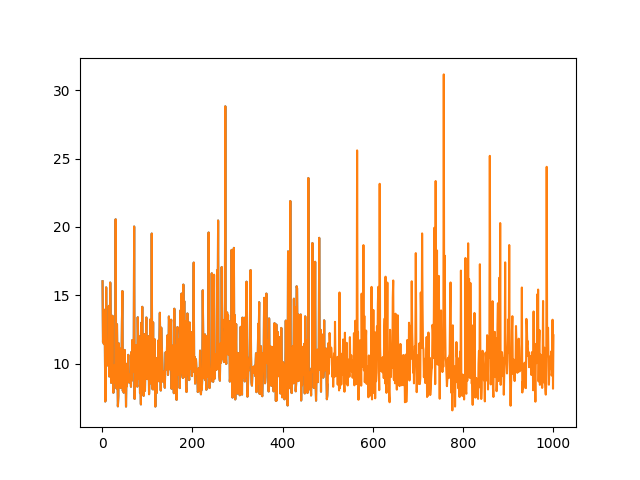

This figure's Python source:
"""
A simple version of OpenAI's Proximal Policy Optimization (PPO). [https://arxiv.org/abs/1707.06347]
Distributing workers in parallel to collect data, then stop worker's roll-out and train PPO on collected data.
Restart workers once PPO is updated.
The global PPO updating rule is adopted from DeepMind's paper (DPPO):
Emergence of Locomotion Behaviours in Rich Environments (Google Deepmind): [https://arxiv.org/abs/1707.02286]
View more on my tutorial website: https://morvanzhou.github.io/tutorials
Dependencies:
tensorflow r1.3
gym 0.9.2
"""

import tensorflow as tf
import numpy as np
import matplotlib.pyplot as plt
import gym, threading, queue
from env import Reacher


EP_MAX = 1000
EP_LEN = 20
N_WORKER = 1                # parallel workers
GAMMA = 0.9                 # reward discount factor
A_LR = 0.0001               # learning rate for actor
C_LR = 0.0002               # learning rate for critic
MIN_BATCH_SIZE = 10         # minimum batch size for updating PPO
UPDATE_STEP = 3            # loop update operation n-steps
EPSILON = 0.2               # for clipping surrogate objective
# GAME = 'Pendulum-v0'
S_DIM, A_DIM = 10, 3         # state and action dimension


class PPO(object):
    def __init__(self):
        self.sess = tf.Session()
        self.tfs = tf.placeholder(tf.float32, [None, S_DIM], 'state')

        # critic
        l1 = tf.layers.dense(self.tfs, 100, tf.nn.relu)
        l2 = tf.layers.dense(l1, 100, tf.nn.relu)
        self.v = tf.layers.dense(l2, 1)
        self.tfdc_r = tf.placeholder(tf.float32, [None, 1], 'discounted_r')
        self.advantage = self.tfdc_r - self.v
        self.closs = tf.reduce_mean(tf.square(self.advantage))
        self.ctrain_op = tf.train.AdamOptimizer(C_LR).minimize(self.closs)

        # actor
        pi, pi_params = self._build_anet('pi', trainable=True)
        oldpi, oldpi_params = self._build_anet('oldpi', trainable=False)
        self.sample_op = tf.squeeze(pi.sample(1), axis=0)  # operation of choosing action
        self.update_oldpi_op = [oldp.assign(p) for p, oldp in zip(pi_params, oldpi_params)]

        self.tfa = tf.placeholder(tf.float32, [None, A_DIM], 'action')
        self.tfadv = tf.placeholder(tf.float32, [None, 1], 'advantage')
        # ratio = tf.exp(pi.log_prob(self.tfa) - oldpi.log_prob(self.tfa))
        ratio = pi.prob(self.tfa) / (oldpi.prob(self.tfa) + 1e-5)
        surr = ratio * self.tfadv                       # surrogate loss

        self.aloss = -tf.reduce_mean(tf.minimum(        # clipped surrogate objective
            surr,
            tf.clip_by_value(ratio, 1. - EPSILON, 1. + EPSILON) * self.tfadv))

        self.atrain_op = tf.train.AdamOptimizer(A_LR).minimize(self.aloss)
        self.sess.run(tf.global_variables_initializer())

    def update(self):
        global GLOBAL_UPDATE_COUNTER
        while not COORD.should_stop():
            if GLOBAL_EP < EP_MAX:
                UPDATE_EVENT.wait()                     # wait until get batch of data
                self.sess.run(self.update_oldpi_op)     # copy pi to old pi
                data = [QUEUE.get() for _ in range(QUEUE.qsize())]      # collect data from all workers
                data = np.vstack(data)
                s, a, r = data[:, :S_DIM], data[:, S_DIM: S_DIM + A_DIM], data[:, -1:]
                adv = self.sess.run(self.advantage, {self.tfs: s, self.tfdc_r: r})
                # update actor and critic in a update loop
                [self.sess.run(self.atrain_op, {self.tfs: s, self.tfa: a, self.tfadv: adv}) for _ in range(UPDATE_STEP)]
                [self.sess.run(self.ctrain_op, {self.tfs: s, self.tfdc_r: r}) for _ in range(UPDATE_STEP)]
                UPDATE_EVENT.clear()        # updating finished
                GLOBAL_UPDATE_COUNTER = 0   # reset counter
                ROLLING_EVENT.set()         # set roll-out available

    def _build_anet(self, name, trainable):
        with tf.variable_scope(name):
            l1 = tf.layers.dense(self.tfs, 200, tf.nn.tanh, trainable=trainable)
            l2 = tf.layers.dense(l1, 200, tf.nn.tanh, trainable=trainable)
            mu = 360 * tf.layers.dense(l1, A_DIM, tf.nn.tanh, trainable=trainable)
            sigma = tf.layers.dense(l1, A_DIM, tf.nn.softplus, trainable=trainable)
            sigma +=1e-6 # without this line, 0 value sigma may cause NAN action
            # print('mu,sig: ', mu, sigma)
            norm_dist = tf.distributions.Normal(loc=mu, scale=sigma)
        params = tf.get_collection(tf.GraphKeys.GLOBAL_VARIABLES, scope=name)
        return norm_dist, params

    def choose_action(self, s):
        s = s[np.newaxis, :] # np.newaxis is to increase dim, [] -> [[]]
        a = self.sess.run(self.sample_op, {self.tfs: s})[0]
        return np.clip(a, -360, 360)

    def get_v(self, s):
        if s.ndim < 2: s = s[np.newaxis, :] 
        return self.sess.run(self.v, {self.tfs: s})[0, 0]


class Worker(object):
    def __init__(self, wid):
        self.wid = wid
        # self.env = gym.make(GAME).unwrapped
        self.env=Reacher(render=True)
        self.ppo = GLOBAL_PPO

    def work(self):
        global GLOBAL_EP, GLOBAL_RUNNING_R, GLOBAL_UPDATE_COUNTER
        step_set=[]
        epr_set=[]
        step=0
        while not COORD.should_stop():
            s = self.env.reset()
            step+=1
            ep_r = 0
            buffer_s, buffer_a, buffer_r = [], [], []
            for t in range(EP_LEN):
                if not ROLLING_EVENT.is_set():                  # while global PPO is updating
                    ROLLING_EVENT.wait()                        # wait until PPO is updated
                    buffer_s, buffer_a, buffer_r = [], [], []   # clear history buffer, use new policy to collect data
                a = self.ppo.choose_action(s)
                
                s_, r, done = self.env.step(a)
                # print('a: ',a)  # shape: []
                # print('s: ',s_) # shape: []
                # print('r: ',r) # shape: scalar
                # print('done: ', done)  # shape: True/False
                buffer_s.append(s)
                buffer_a.append(a)
                buffer_r.append((r + 8) / 8)                    # normalize reward, find to be useful
                s = s_
                ep_r += r

                GLOBAL_UPDATE_COUNTER += 1                      # count to minimum batch size, no need to wait other workers
                if t == EP_LEN - 1 or GLOBAL_UPDATE_COUNTER >= MIN_BATCH_SIZE:
                    v_s_ = self.ppo.get_v(s_)
                    discounted_r = []                           # compute discounted reward
                    for r in buffer_r[::-1]:
                        v_s_ = r + GAMMA * v_s_
                        discounted_r.append(v_s_)
                    discounted_r.reverse()

                    bs, ba, br = np.vstack(buffer_s), np.vstack(buffer_a), np.array(discounted_r)[:, np.newaxis]
                    buffer_s, buffer_a, buffer_r = [], [], []
                    QUEUE.put(np.hstack((bs, ba, br)))          # put data in the queue
                    if GLOBAL_UPDATE_COUNTER >= MIN_BATCH_SIZE:
                        ROLLING_EVENT.clear()       # stop collecting data
                        UPDATE_EVENT.set()          # globalPPO update

                    if GLOBAL_EP >= EP_MAX:         # stop training
                        COORD.request_stop()
                        break

            # record reward changes, plot later
            if len(GLOBAL_RUNNING_R) == 0: GLOBAL_RUNNING_R.append(ep_r)
            else: GLOBAL_RUNNING_R.append(GLOBAL_RUNNING_R[-1]*0.9+ep_r*0.1)
            GLOBAL_EP += 1
            print('{0:.1f}%'.format(GLOBAL_EP/EP_MAX*100), '|W%i' % self.wid,  '|Ep_r: %.2f' % ep_r,)
            step_set.append(step)
            epr_set.append(ep_r)
            if step % 500==0:
                plt.plot(step_set,epr_set)
                plt.savefig('./ppo.png')


if __name__ == '__main__':
    GLOBAL_PPO = PPO()
    UPDATE_EVENT, ROLLING_EVENT = threading.Event(), threading.Event()
    UPDATE_EVENT.clear()            # not update now
    ROLLING_EVENT.set()             # start to roll out
    workers = [Worker(wid=i) for i in range(N_WORKER)]
    
    GLOBAL_UPDATE_COUNTER, GLOBAL_EP = 0, 0
    GLOBAL_RUNNING_R = []
    COORD = tf.train.Coordinator()
    QUEUE = queue.Queue()           # workers putting data in this queue
    threads = []
    for worker in workers:          # worker threads
        t = threading.Thread(target=worker.work, args=())
        t.start()                   # training
        threads.append(t)
    # add a PPO updating thread
    threads.append(threading.Thread(target=GLOBAL_PPO.update,))
    threads[-1].start()
    COORD.join(threads)

    # plot reward change and test
    plt.plot(np.arange(len(GLOBAL_RUNNING_R)), GLOBAL_RUNNING_R)
    plt.xlabel('Episode'); plt.ylabel('Moving reward'); plt.ion(); plt.show()
    # env = gym.make('Pendulum-v0')
    env=Reacher(render=True)
    while True:
        s = env.reset()
        for t in range(300):
            # env.render()
            s = env.step(GLOBAL_PPO.choose_action(s))[0]